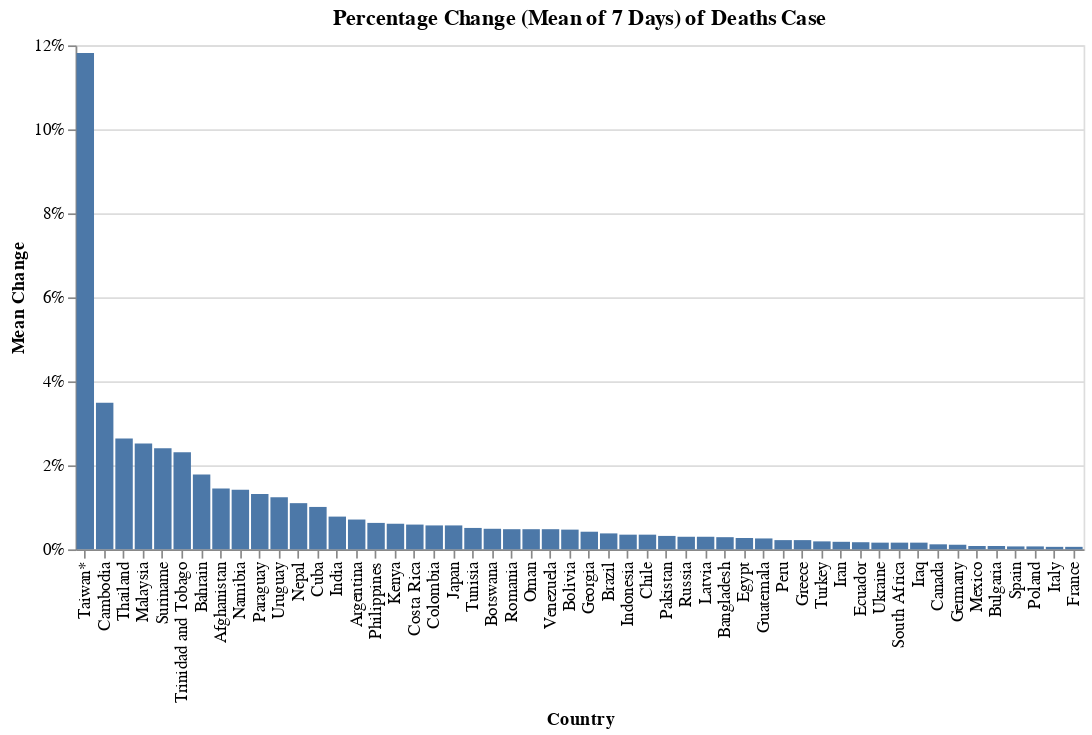

Notebook code cell kept with this figure:
### Code cell
#hide_input
alt.Chart(df_deaths_major).mark_bar().encode(
    alt.X('Country:N', sort='-y'),
    alt.Y('Change_Mean_7D:Q', axis=alt.Axis(format='%'), title='Mean Change'),
    tooltip=list(df_deaths_major)
).properties(
    width=600,
    title='Percentage Change (Mean of 7 Days) of Deaths Case'
)

### Figure 1 — Vega-Lite specification as saved in the notebook (floating-point values rounded to 4 significant figures)
{"config": {"view": {"continuousWidth": 400, "continuousHeight": 300}}, "data": {"name": "data-463232be930fc7b95b18786d72aa248b"}, "mark": "bar", "encoding": {"tooltip": [{"type": "nominal", "field": "Country"}, {"type": "quantitative", "field": "Total"}, {"type": "quantitative", "field": "New"}, {"type": "quantitative", "field": "New_Mean_7D"}, {"type": "quantitative", "field": "Change"}, {"type": "quantitative", "field": "Change_Mean_7D"}, {"type": "quantitative", "field": "Trending"}, {"type": "quantitative", "field": "Weight"}], "x": {"type": "nominal", "field": "Country", "sort": "-y"}, "y": {"type": "quantitative", "axis": {"format": "%"}, "field": "Change_Mean_7D", "title": "Mean Change"}}, "title": "Percentage Change (Mean of 7 Days) of Deaths Case", "width": 600, "$schema": "https://vega.github.io/schema/vega-lite/v4.8.1.json", "datasets": {"data-463232be930fc7b95b18786d72aa248b": [{"Country": "India", "Total": 359838, "New": 4133.0, "New_Mean_7D": 2734.0, "Change": 0.0116, "Change_Mean_7D": 0.0078, "Trending": 0.0038, "Weight": 0.3358}, {"Country": "Brazil", "Total": 482019, "New": 2504.0, "New_Mean_7D": 1804.0, "Change": 0.0052, "Change_Mean_7D": 0.0038, "Trending": 0.0014, "Weight": 0.2035}, {"Country": "Peru", "Total": 187847, "New": 690.0, "New_Mean_7D": 415.0, "Change": 0.0037, "Change_Mean_7D": 0.0022, "Trending": 0.0015, "Weight": 0.0561}, {"Country": "Argentina", "Total": 83941, "New": 669.0, "New_Mean_7D": 581.0, "Change": 0.008, "Change_Mean_7D": 0.0071, "Trending": 0.0009, "Weight": 0.0544}, {"Country": "Colombia", "Total": 94046, "New": 652.0, "New_Mean_7D": 528.0, "Change": 0.007, "Change_Mean_7D": 0.0057, "Trending": 0.0012, "Weight": 0.053}, {"Country": "Russia", "Total": 123178, "New": 376.0, "New_Mean_7D": 368.0, "Change": 0.0031, "Change_Mean_7D": 0.003, "Trending": 0.0, "Weight": 0.0306}, {"Country": "Mexico", "Total": 229580, "New": 227.0, "New_Mean_7D": 174.0, "Change": 0.001, "Change_Mean_7D": 0.0008, "Trending": 0.0002, "Weight": 0.0184}, {"Country": "Indonesia", "Total": 52373, "New": 211.0, "New_Mean_7D": 183.0, "Change": 0.004, "Change_Mean_7D": 0.0035, "Trending": 0.0005, "Weight": 0.0171}, {"Country": "Chile", "Total": 30339, "New": 198.0, "New_Mean_7D": 106.0, "Change": 0.0066, "Change_Mean_7D": 0.0035, "Trending": 0.003, "Weight": 0.0161}, {"Country": "Iran", "Total": 81672, "New": 153.0, "New_Mean_7D": 145.0, "Change": 0.0019, "Change_Mean_7D": 0.0018, "Trending": 0.0001, "Weight": 0.0124}, {"Country": "Romania", "Total": 31531, "New": 148.0, "New_Mean_7D": 147.0, "Change": 0.0047, "Change_Mean_7D": 0.0048, "Trending": -0.0001, "Weight": 0.012}, {"Country": "Bolivia", "Total": 15321, "New": 144.0, "New_Mean_7D": 70.0, "Change": 0.0095, "Change_Mean_7D": 0.0047, "Trending": 0.0048, "Weight": 0.0117}, {"Country": "Paraguay", "Total": 10412, "New": 134.0, "New_Mean_7D": 131.0, "Change": 0.013, "Change_Mean_7D": 0.0132, "Trending": -0.0002, "Weight": 0.0109}, {"Country": "Spain", "Total": 80465, "New": 133.0, "New_Mean_7D": 59.0, "Change": 0.0017, "Change_Mean_7D": 0.0007, "Trending": 0.0009, "Weight": 0.0108}, {"Country": "Philippines", "Total": 22312, "New": 122.0, "New_Mean_7D": 136.0, "Change": 0.0055, "Change_Mean_7D": 0.0063, "Trending": -0.0008, "Weight": 0.0099}, {"Country": "Ukraine", "Total": 53607, "New": 104.0, "New_Mean_7D": 85.0, "Change": 0.0019, "Change_Mean_7D": 0.0016, "Trending": 0.0004, "Weight": 0.0085}, {"Country": "Germany", "Total": 89693, "New": 101.0, "New_Mean_7D": 95.0, "Change": 0.0011, "Change_Mean_7D": 0.0011, "Trending": 0.0001, "Weight": 0.0082}, {"Country": "South Africa", "Total": 57410, "New": 100.0, "New_Mean_7D": 92.0, "Change": 0.0017, "Change_Mean_7D": 0.0016, "Trending": 0.0001, "Weight": 0.0081}, {"Country": "Turkey", "Total": 48524, "New": 96.0, "New_Mean_7D": 92.0, "Change": 0.002, "Change_Mean_7D": 0.0019, "Trending": 0.0001, "Weight": 0.0078}, {"Country": "Italy", "Total": 126855, "New": 88.0, "New_Mean_7D": 73.0, "Change": 0.0007, "Change_Mean_7D": 0.0006, "Trending": 0.0001, "Weight": 0.0072}, {"Country": "Poland", "Total": 74447, "New": 84.0, "New_Mean_7D": 53.0, "Change": 0.0011, "Change_Mean_7D": 0.0007, "Trending": 0.0004, "Weight": 0.0068}, {"Country": "Tunisia", "Total": 13305, "New": 76.0, "New_Mean_7D": 67.0, "Change": 0.0057, "Change_Mean_7D": 0.0051, "Trending": 0.0006, "Weight": 0.0062}, {"Country": "Malaysia", "Total": 3684, "New": 73.0, "New_Mean_7D": 84.0, "Change": 0.0202, "Change_Mean_7D": 0.0252, "Trending": -0.0049, "Weight": 0.0059}, {"Country": "Japan", "Total": 13872, "New": 71.0, "New_Mean_7D": 77.0, "Change": 0.0051, "Change_Mean_7D": 0.0057, "Trending": -0.0006, "Weight": 0.0058}, {"Country": "France", "Total": 110432, "New": 68.0, "New_Mean_7D": 63.0, "Change": 0.0006, "Change_Mean_7D": 0.0006, "Trending": 0.0, "Weight": 0.0055}, {"Country": "Nepal", "Total": 8238, "New": 59.0, "New_Mean_7D": 87.0, "Change": 0.0072, "Change_Mean_7D": 0.011, "Trending": -0.0038, "Weight": 0.0048}, {"Country": "Afghanistan", "Total": 3356, "New": 51.0, "New_Mean_7D": 46.0, "Change": 0.0154, "Change_Mean_7D": 0.0145, "Trending": 0.0009, "Weight": 0.0041}, {"Country": "Pakistan", "Total": 21576, "New": 47.0, "New_Mean_7D": 67.0, "Change": 0.0022, "Change_Mean_7D": 0.0032, "Trending": -0.001, "Weight": 0.0038}, {"Country": "Ecuador", "Total": 20949, "New": 46.0, "New_Mean_7D": 35.0, "Change": 0.0022, "Change_Mean_7D": 0.0017, "Trending": 0.0005, "Weight": 0.0037}, {"Country": "Uruguay", "Total": 4862, "New": 46.0, "New_Mean_7D": 57.0, "Change": 0.0096, "Change_Mean_7D": 0.0124, "Trending": -0.0029, "Weight": 0.0037}, {"Country": "Thailand", "Total": 1375, "New": 43.0, "New_Mean_7D": 33.0, "Change": 0.0323, "Change_Mean_7D": 0.0264, "Trending": 0.0059, "Weight": 0.0035}, {"Country": "Bangladesh", "Total": 12989, "New": 40.0, "New_Mean_7D": 38.0, "Change": 0.0031, "Change_Mean_7D": 0.0029, "Trending": 0.0001, "Weight": 0.0033}, {"Country": "Egypt", "Total": 15510, "New": 39.0, "New_Mean_7D": 41.0, "Change": 0.0025, "Change_Mean_7D": 0.0027, "Trending": -0.0002, "Weight": 0.0032}, {"Country": "Iraq", "Total": 16648, "New": 34.0, "New_Mean_7D": 27.0, "Change": 0.002, "Change_Mean_7D": 0.0016, "Trending": 0.0004, "Weight": 0.0028}, {"Country": "Canada", "Total": 25849, "New": 33.0, "New_Mean_7D": 32.0, "Change": 0.0013, "Change_Mean_7D": 0.0012, "Trending": 0.0, "Weight": 0.0027}, {"Country": "Taiwan*", "Total": 361, "New": 28.0, "New_Mean_7D": 28.0, "Change": 0.0841, "Change_Mean_7D": 0.1182, "Trending": -0.0341, "Weight": 0.0023}, {"Country": "Guatemala", "Total": 8388, "New": 27.0, "New_Mean_7D": 21.0, "Change": 0.0032, "Change_Mean_7D": 0.0026, "Trending": 0.0006, "Weight": 0.0022}, {"Country": "Greece", "Total": 12370, "New": 24.0, "New_Mean_7D": 27.0, "Change": 0.0019, "Change_Mean_7D": 0.0022, "Trending": -0.0002, "Weight": 0.002}, {"Country": "Costa Rica", "Total": 4298, "New": 20.0, "New_Mean_7D": 25.0, "Change": 0.0047, "Change_Mean_7D": 0.0059, "Trending": -0.0013, "Weight": 0.0016}, {"Country": "Oman", "Total": 2467, "New": 19.0, "New_Mean_7D": 12.0, "Change": 0.0078, "Change_Mean_7D": 0.0048, "Trending": 0.0029, "Weight": 0.0015}, {"Country": "Namibia", "Total": 968, "New": 18.0, "New_Mean_7D": 13.0, "Change": 0.0189, "Change_Mean_7D": 0.0142, "Trending": 0.0047, "Weight": 0.0015}, {"Country": "Kenya", "Total": 3362, "New": 17.0, "New_Mean_7D": 20.0, "Change": 0.0051, "Change_Mean_7D": 0.0061, "Trending": -0.001, "Weight": 0.0014}, {"Country": "Venezuela", "Total": 2781, "New": 17.0, "New_Mean_7D": 13.0, "Change": 0.0062, "Change_Mean_7D": 0.0048, "Trending": 0.0013, "Weight": 0.0014}, {"Country": "Bahrain", "Total": 1188, "New": 17.0, "New_Mean_7D": 20.0, "Change": 0.0145, "Change_Mean_7D": 0.0178, "Trending": -0.0033, "Weight": 0.0014}, {"Country": "Bulgaria", "Total": 17887, "New": 15.0, "New_Mean_7D": 14.0, "Change": 0.0008, "Change_Mean_7D": 0.0008, "Trending": 0.0001, "Weight": 0.0012}, {"Country": "Latvia", "Total": 2443, "New": 15.0, "New_Mean_7D": 7.0, "Change": 0.0062, "Change_Mean_7D": 0.003, "Trending": 0.0032, "Weight": 0.0012}, {"Country": "Georgia", "Total": 4996, "New": 14.0, "New_Mean_7D": 20.0, "Change": 0.0028, "Change_Mean_7D": 0.0042, "Trending": -0.0013, "Weight": 0.0011}, {"Country": "Trinidad and Tobago", "Total": 630, "New": 14.0, "New_Mean_7D": 13.0, "Change": 0.0227, "Change_Mean_7D": 0.0231, "Trending": -0.0004, "Weight": 0.0011}, {"Country": "Cuba", "Total": 1057, "New": 12.0, "New_Mean_7D": 10.0, "Change": 0.0115, "Change_Mean_7D": 0.0101, "Trending": 0.0014, "Weight": 0.001}, {"Country": "Botswana", "Total": 896, "New": 11.0, "New_Mean_7D": 4.0, "Change": 0.0124, "Change_Mean_7D": 0.0049, "Trending": 0.0075, "Weight": 0.0009}, {"Country": "Suriname", "Total": 384, "New": 11.0, "New_Mean_7D": 8.0, "Change": 0.0295, "Change_Mean_7D": 0.0241, "Trending": 0.0054, "Weight": 0.0009}, {"Country": "Cambodia", "Total": 300, "New": 11.0, "New_Mean_7D": 9.0, "Change": 0.0381, "Change_Mean_7D": 0.0349, "Trending": 0.0031, "Weight": 0.0009}]}}
